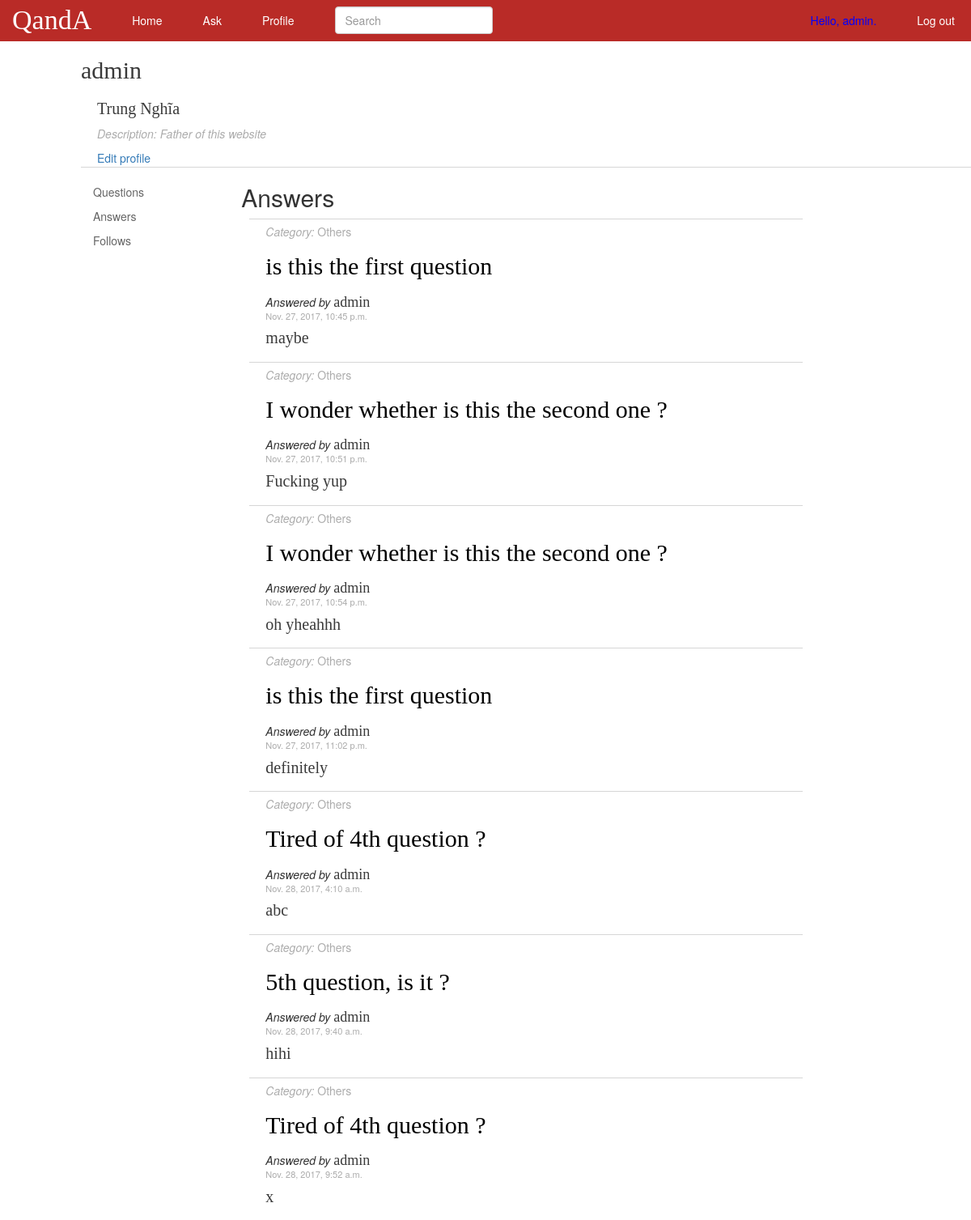
/profile/1/answers/ (signed in), run on the app's committed database.
### polls/models.py (models this page shows, shortened)
class Profile(models.Model):
	user = models.OneToOneField(User, on_delete=models.CASCADE)
	description = models.TextField(max_length=500, blank=True)
	name = models.CharField(max_length=50, blank=True)

class Question(models.Model):
	content = models.CharField(max_length=200)
	category = models.CharField(max_length=30, null=True)
	time = models.DateTimeField('date asked')
	user = models.ForeignKey(User, on_delete=models.CASCADE, related_name="creator")
	followers = models.ManyToManyField(User, related_name="followers")

### polls/views.py (the view)
# urls.py: url(r'^profile/(?P<user_id>[0-9]+)/answers/$', views.user_answers, name='useranswers'),
@login_required
def user_answers(request, user_id):
	answers = Answer.objects.values('content', 'time', 'user__username', 'question__content', 'question__id', 'user__id', 'question__category').filter(user__id = user_id)
	user = User.objects.get(id = user_id)
	context = {'answers': answers, 'user_id' : int(user_id), 'target_user' : user}
	return render(request, 'polls/user_answers.html', context)

### polls/templates/polls/user_answers.html
{% extends "polls/base_profile.html" %}
{% load static%}
{% block procontent %}
<div class="col-xs-8 test2">
	<h2>Answers</h2>
	{% include 'polls/answers.html' with answers=answers %}
</div>
{% endblock procontent %}

### polls/templates/polls/base_profile.html
{% extends "polls/base.html" %}
{% load static%}
{% block content %}
		<div class="container-fluid" id="mainview">
			<div class="profile-head">
				<h3 class="accent-text" style="font-size:30px"> {{ target_user.username }} </h3>
				<div class="user-details">
					<h3 class="accent-text" style="font-size:20px">
					{% if target_user.profile.name %}
						{{ target_user.profile.name }}
					{% else %}
						Unkown name
					{% endif %}
					</h3>
					<p><i>
						{% if target_user.profile.description %}
							Description: {{ target_user.profile.description }}
						{% else %}
							No description yet !
						{% endif %}
					</i></p>
					{% if user.id == target_user.id %}
						<a href="{% url 'polls:editprofile' user.id %}">Edit profile</a>
					{% endif %}
				</div>
				<hr class="hrstyle" width="100%">
			</div>
			<div class="profile-main">
				<div class="col-xs-2 test1 left-panel" style="margin-top: 10px">
					<ul style="padding:0">
						<li class="pannel-item"><a href="{% url 'polls:profile' target_user.id %}" class="side-pannel-text">Questions</a></li>
						<li class="pannel-item"><a href="{% url 'polls:useranswers' target_user.id %}" class="side-pannel-text">Answers</a></li>
						{% if user.id == target_user.id %}
							<li class="pannel-item"><a href="{% url 'polls:userfollows' target_user.id %}" class="side-pannel-text">Follows</a></li>
						{% endif %}
					</ul>
				</div>
				{% block procontent %}
				{% endblock procontent %}
				</div>
			</div>
{% endblock content %}

### polls/templates/polls/base.html (shortened to what this page needs)
{% load static %}
<html>
	<head>
		<link rel="stylesheet" type="text/css" href="{% static '/polls/style.css' %}" />
		<link rel="stylesheet" href="https://maxcdn.bootstrapcdn.com/bootstrap/3.3.7/css/bootstrap.min.css">
	</head>
	<body>
		<nav class="row navbar navbar-fixed-top" id="header">
		  <div class="container-fluid">
		    <div class="navbar-header">
		      	<a class="navbar-brand" href="#" id="mytitle">QandA</a>
		    </div>
		    <ul class="nav navbar-nav navbar-left">
				<li><a href="/">Home</a></li>
				{% if user.is_authenticated %}
					<li><a data-toggle="modal" href="{% url 'polls:newquestion' %}" data-target="#modal" data-tooltip>Ask</a></li>
					<li><a href="{% url 'polls:profile' user.id %}">Profile</a></li>
			    {% endif %}
		    </ul>
		    <form class="navbar-form navbar-left" method="post" action="{% url 'polls:search' %}">
		    	<input type="text" class="form-control" name="keyword" placeholder="Search">
	    	</form>
	    	<ul class="nav navbar-nav navbar-right">
				{% if user.is_authenticated %}
			    	<li><a style="color: blue">Hello, {{ user.username }}.</a></li>
			    	<li><a href="{% url 'users:logout' %}">Log out</a></li>
			    {% else %}
			    	<li><a href="{% url 'users:login' %}">Log in</a></li>
			    	<li><a href="{% url 'users:register' %}">Register</a></li>
			    {% endif %}
		    </ul>
		  </div>
		</nav>
		{% block content %}
		{% endblock content %}
	</body>
</html>

### polls/templates/polls/answers.html
{% load static %}
{% for answer in answers %}
    <div class="content-wrapper">
        <div><a href="{% url 'polls:category' answer.question__category %}" class="category"><i>Category:</i> {{answer.question__category}}</a></div>
        <h2><a href="{% url 'polls:details' answer.question__id %}" class="question-text accent-text">{{answer.question__content}}</a></h2>
        <div style="margin-top:20px"><i>Answered by </i><a href="{% url 'polls:profile' answer.user__id %}" class="accent-text username">{{answer.user__username}}</a></div>
        <div class="time"> {{ answer.time }} </div>
        <p class="answer-text accent-text"> {{ answer.content }} </p>
    </div>
{% endfor %}

### polls/static/polls/style.css (style rules this page uses)
body { background-color: #fff; padding-left: 100px; }
#header { background-color: rgb(185, 43, 39); }
#mytitle { font-family: "Times New Roman", Georgia; font-size: 34px; color: #fff; }
#mainview { margin: 0px 0px 0px 0px; padding: 0px 0px 0px 0px; margin-top: 50px; }
#header a { color: #fff; margin: 0px 20px 0px 0px; }
.left-panel li { list-style: none; }
.category { color: #acacac; }
.user-details { color: #acacac; margin-left: 20px; }
hr.hrstyle { border-top: 1px solid rgb(214, 214, 214); margin-top: 1px; margin-bottom: 0px; }
.navbar-form { padding: 10px 50px; margin: 0px 0px 0px 0px; border-top: 0px solid transparent; border-bottom: 0px solid transparent; -webkit-box-shadow: inset 0 1px 0 rgba(255,255,255,.1),0 1px 0 rgba(255,255,255,.1); box-shadow: inset 0 1px 0 rgba(255,255,255,.1),0 0px 0 rgba(255,255,255,.1); }
.time { color: #acacac; font-size: 11px; }
.username { font-size: 18px; border-bottom: 1px solid transparent; display: inline-block; line-height: 0.85; }
.accent-text { font-family: "Times New Roman", Georgia; color: rgb(58, 58, 58); }
.answer-text { padding-top: 5px; font-size: 20px; }
.question-text { font-size: 30px; color: black; border-bottom: 1px solid transparent; display: inline-block; line-height: 0.85; text-shadow: 2px 2px white, 2px -2px white, -2px 2px white, -2px -2px white; }
.content-wrapper { background-color: #fff; margin: 0px 10px 0px 10px; padding: 5px 20px 5px 20px; border-top: solid 0.5px; border-color: rgb(214, 214, 214); }
.side-pannel-text { font-size: 14px; color: #666; text-decoration: none }
li.pannel-item { margin-top: 10px; }

### data on the page
Question: question__category "Others", question__content "is this the first question", user__username "admin", time "Nov. 27, 2017, 10:45 p.m.", content "maybe", time "Nov. 27, 2017, 11:02 p.m.", content "definitely"
Question: question__category "Others", question__content "I wonder whether is this the second one ?", user__username "admin", time "Nov. 27, 2017, 10:51 p.m.", content "Fucking yup", time "Nov. 27, 2017, 10:54 p.m.", content "oh yheahhh"
Question: question__category "Others", question__content "Tired of 4th question ?", user__username "admin", time "Nov. 28, 2017, 4:10 a.m.", content "abc", time "Nov. 28, 2017, 9:52 a.m.", content "x"
Question: question__category "Others", question__content "5th question, is it ?", user__username "admin", time "Nov. 28, 2017, 9:40 a.m.", content "hihi"

### other printed values
{{ user.username }} "admin"
{{ target_user.username }} "admin"
{{ target_user.profile.name }} "Trung Nghĩa"
{{ target_user.profile.description }} "Father of this website"
